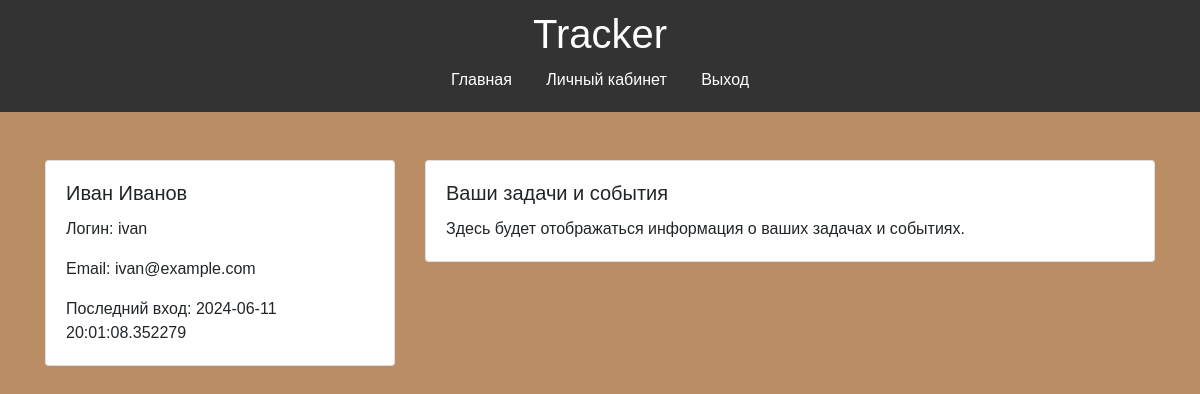
Screenshot of /profile (signed in) with the database file from the repository.
### app.py (models this page shows, shortened)
class User(db.Model, UserMixin):
    __tablename__ = 'users'
    user_id = db.Column(db.Integer, primary_key=True, autoincrement=True)
    username = db.Column(db.String(255), nullable=False)
    first_name = db.Column(db.String(100), nullable=False)
    last_name = db.Column(db.String(100))
    email = db.Column(db.String(255), nullable=False, unique=True)
    password = db.Column(db.String(255), nullable=False)
    last_login = db.Column(db.DateTime)
    tasks = db.relationship('Task', backref='user', lazy=True, cascade="all, delete-orphan")
    events = db.relationship('Event', backref='user', lazy=True, cascade="all, delete-orphan")
    settings = db.relationship('UserSettings', backref='user', lazy=True, cascade="all, delete-orphan")

### app.py (the view)
@app.route('/profile')
@login_required
def profile():
    user = current_user
    return render_template('profile.html', user=user)

### app.py (called while the page is built)
@login_manager.user_loader
def load_user(user_id):
    return User.query.get(int(user_id))

### templates/profile.html (shortened to what this page needs)
<!DOCTYPE html>
<html lang="en">
<head>
    <link href="https://stackpath.bootstrapcdn.com/bootstrap/4.5.2/css/bootstrap.min.css" rel="stylesheet">
    <link rel="stylesheet" href="{{ url_for('static', filename='styles.css') }}">
</head>
<body>
    <header>
        <h1>Tracker</h1>
        <nav class="text-light">
            <a href="/">Главная</a>
            <a href="/profile">Личный кабинет</a>
            <a href="/logout">Выход</a>
        </nav>
    </header>
    <div class="container mt-5">
        <div class="row">
            <div class="col-md-4">
                <div class="card">
                    <div class="card-body">
                        <h5 class="card-title">{{ user.first_name }} {{ user.last_name }}</h5>
                        <p class="card-text">Логин: {{ user.username }}</p>
                        <p class="card-text">Email: {{ user.email }}</p>
                        <p class="card-text">Последний вход: {{ user.last_login }}</p>
                    </div>
                </div>
            </div>
            <div class="col-md-8">
                <div class="card">
                    <div class="card-body">
                        <h5 class="card-title">Ваши задачи и события</h5>
                        <p class="card-text">Здесь будет отображаться информация о ваших задачах и событиях.</p>
                    </div>
                </div>
            </div>
        </div>
    </div>
</body>
</html>

### static/styles.css (style rules this page uses)
body { font-family: Arial, sans-serif; margin: 0; padding: 0; display: flex; flex-direction: column; align-items: center; background-color: #ba8d64; }
header, footer { width: 100%; background: #333; color: #fff; padding: 10px 0; text-align: center; }
nav { margin: 10px; text-align: center; }
nav a { margin: 0 15px; color: #ffffff; text-decoration: none; }

### rows the page displays
User: first_name "Иван", last_name "Иванов", username "ivan", email "ivan@example.com", last_login "2024-06-11 20:01:08.352279"
